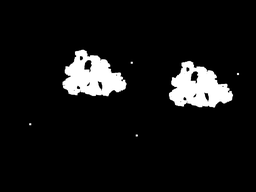
#> input picture Copy-Move Detector in Images/result.png, 256 x 192 px, shrunk from 1024 x 768 before the run
$ python main.py --input result.png
#> lines starting #> are read from the running program, lines starting #| are printed output that depends on the picture; after the words box and inside, x2 and y2 are one past the last pixel; in counts of white or black regions, pixels touching at a corner belong together
### Copy-Move Detector in Images/CopyMoveDetect.py
import numpy as np
import cv2
from pprint import pprint as pp
from operator import itemgetter
from math import sqrt
import itertools

def zigzagScan(matrix):
    rows, columns=matrix.shape[:2]

    solution=[[] for i in range(rows+columns-1)]

    for i in range(rows):
        for j in range(columns):
            sum=i+j
            if(sum%2 ==0):

                #add at beginning
                solution[sum].insert(0,matrix[i][j])
            else:

                #add at end of the list
                solution[sum].append(matrix[i][j])

    return solution

# [37 lines left out: function exactBlockMatch, not called in this run]

def BlockMatchDCT(src,dst,blockSize,DCT_ReduceCount,q,compareCount,differenceThreshold,shiftSizeThreshold,shiftCountThreshold):
    height,width=src.shape[:2]

    #creating matrix A
    B=blockSize
    A=[]
    indexInA=0
    for row in range(0,height-B+1):
        for col in range(0,width-B+1):
            roi=src[row:row+B,col:col+B]    #cut roi from image
            roi_f=np.float32(roi)           #convert to float
            dct=cv2.dct(roi_f)              #apply DCT
            #dctReduced=dct[:4,:4]           #reduce Square
            zigzag2D = zigzagScan(dct)        #reduce Zigzag
            zigzag1D=[j for sub in zigzag2D for j in sub]     #flatten
            dctReduced1D=zigzag1D[:DCT_ReduceCount]     #reduce
            quantized=[np.int32(j/q) for j in dctReduced1D]         #quantization
            A.append([indexInA,quantized])
            indexInA+=1

    #sorting matrix A
    sortedA=sorted(A, key=itemgetter(1))

    #matching same elements in matrix A
    matchIndexes=[]
    for i in range(len(sortedA)-1):
        row1=np.asarray(sortedA[i][1])
        row2=np.asarray(sortedA[i+1][1])
        euclideanDistance=np.linalg.norm(row1-row2)
        if(euclideanDistance<=differenceThreshold):
            matchIndexes.append([sortedA[i][0],sortedA[i+1][0]])

    #reducing 1
    matches1=[]
    for i in matchIndexes:
        h0=int(i[0]/(width-B+1))
        w0=int(i[0]%(width-B+1))
        h1=int(i[1]/(width-B+1))
        w1=int(i[1]%(width-B+1))
        distance=sqrt((h0-h1)**2+(w0-w1)**2)
        if(distance>shiftSizeThreshold):
            matches1.append(i)

    #reducing 2
    vectors=[]
    for i in matches1:
        h0=int(i[0]/(width-B+1))
        w0=int(i[0]%(width-B+1))
        h1=int(i[1]/(width-B+1))
        w1=int(i[1]%(width-B+1))
        vectors.append([h1-h0,w1-w0])
    matches2=[]
    for i in matches1:
        h0=int(i[0]/(width-B+1))
        w0=int(i[0]%(width-B+1))
        h1=int(i[1]/(width-B+1))
        w1=int(i[1]%(width-B+1))
        vec=[h1-h0,w1-w0]
        if(vectors.count(vec)>shiftCountThreshold):
            matches2.append(i)

    #marking matches
    Block=np.zeros((B,B),np.uint8)
    Block[:,:]=(255)
    for i in matches2:
        h0=int(i[0]/(width-B+1))
        w0=int(i[0]%(width-B+1))
        dst[h0:h0+B,w0:w0+B]=Block
        h1=int(i[1]/(width-B+1))
        w1=int(i[1]%(width-B+1))
        dst[h1:h1+B,w1:w1+B]=Block

### Copy-Move Detector in Images/main.py
import numpy as np
import cv2
import CopyMoveDetect
import argparse
import os
import time

parser = argparse.ArgumentParser()
parser.add_argument("-i", "--input", required=True)
parser.add_argument("-o", "--output", required=False, default="result.png")
parser.add_argument("-b", "--blockSize", required=False, default=8, type=int)
parser.add_argument("-r", "--reduce", required=False, default=16, type=int)
parser.add_argument("-q", "--quantization", required=False, default=16, type=int)
parser.add_argument("-cc", "--compareCount", required=False, default=1, type=int)
parser.add_argument("-d", "--differenceThreshold", required=False, default=2, type=int)
parser.add_argument("-n", "--shiftNormThreshold", required=False, default=50, type=int)
parser.add_argument("-c", "--shiftCountThreshold", required=False, default=150, type=int)
args = parser.parse_args()

intro = """
             :oyhddhddhys+:
           sdmmhhhhyhhhdmmdy+-
         smhshhdhysoosyhhhhsdy+	 	$$\   $$\ $$$$$$$$\ $$\   $$\
        hmdydho:.`    `.:ydhhmh+ 	$$ | $$  |\__$$  __|$$ |  $$ |
       ymdyds/`          `/dhhmh+	$$ |$$  /    $$ |   $$ |  $$ |
       mhsms/`            `+myhmo	$$$$$  /     $$ |   $$ |  $$ |
       myyms- `hddy  hddy` :mhsms	$$  $$<      $$ |   $$ |  $$ |
       mmymy/ .mydy  mydy` +msmms	$$ |\$$\     $$ |   $$ |  $$ |
       ymymmy/:msdh  dsdy./dhhmh+	$$ | \$$\    $$ |   \$$$$$$  |
        hhohmdymsmh  msmhymysddo 	\__|  \__|   \__|    \______/
         smmhhdmsmd  msmmhhmmy+
           sdmdhohd  doyhmdy+-         Computer Engineering (Forever <3)
              oyyhy  dhys+

 .-=-=-=-=-=-=-=-=-=-=-=-=-=-=-=-=-=-=-=-=-=-=-=-=-=-=-=-=-=-=-=-=-=-=-=-.
 |                                                                       |
 |                 COPY-MOVE FORGERY DETECTION TOOL                      |
 |            @AliEmreKeskin - @altunmustafa - @abdllhcay                |
 |        github.com/AliEmreKeskin/Copy-Move-Forgery-Detection           |
 |                                                                       |
 .-=-=-=-=-=-=-=-=-=-=-=-=-=-=-=-=-=-=-=-=-=-=-=-=-=-=-=-=-=-=-=-=-=-=-=-.

"""

os.system("cls")
print(intro)

#loading source image
img = cv2.imread(args.input, cv2.IMREAD_GRAYSCALE)
#> img is the input picture: shape (192, 256); min 0, max 255, mean 18.9
height, width = img.shape[:2]
#> height = 192; width = 256
#cv2.imshow("Input file",img)
#cv2.waitKey(1)

print("[+] Input file: {}".format(args.input))
print("[+] Dimensions: {}x{}".format(width, height))
#| [+] Dimensions: 256x192

#result=np.copy(img)
result = np.zeros((height,width),np.uint8)

start_time = time.time()
CopyMoveDetect.BlockMatchDCT(img,result,args.blockSize,args.reduce,args.quantization,args.compareCount,args.differenceThreshold,args.shiftNormThreshold,args.shiftCountThreshold)
#> the loop in BlockMatchDCT, `for i in matchIndexes:` made 41249 passes
#> i on passes 1 to 3: [15744, 14749], [14749, 32000], [32000, 14504]
#> the loop in BlockMatchDCT, `for i in matches1:` made 501 passes
#> i on passes 1 to 3: [14749, 32000], [32000, 14504], [22470, 15561]
#> the loop in BlockMatchDCT, `for i in matches2:` made 184 passes
#> i on passes 1 to 3: [248, 249], [497, 498], [746, 747]
#> after the loop in BlockMatchDCT, `for i in matches2:`:
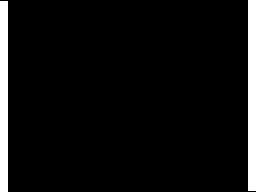
#> dst: shape (192, 256); 6.2% white; 2 white regions, box (x1, y1, x2, y2) and area: (0, 1, 8, 192) 1528, (248, 0, 256, 191) 1528
end_time = time.time()
elapsed_time = end_time - start_time

#cv2.imshow("result",result)
#cv2.waitKey(1)

cv2.imwrite(args.output,result)

print("[+] Done!")
print("[+] Elapsed in: %.2f\n" %elapsed_time)

#cv2.waitKey(0)
#cv2.destroyAllWindows()
